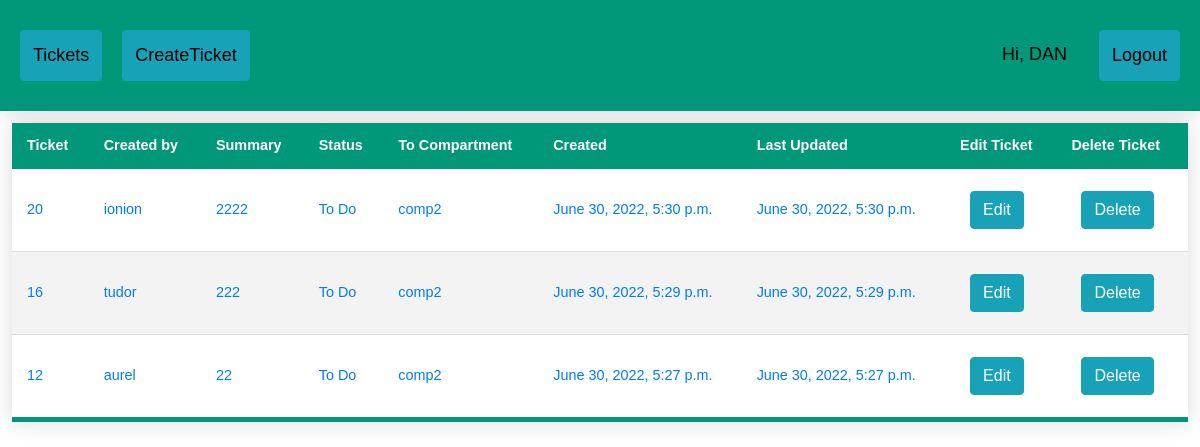
Page / (signed in) on the committed database.
### ticketApp/models.py (models this page shows)
class Ticket(models.Model):
	title = models.CharField(max_length=100)
	assignee = models.ForeignKey(User, null=True, blank=True, on_delete=models.CASCADE)
	status = models.CharField(max_length=25, choices=TicketStatus.choices, default=TicketStatus.TO_DO)
	compartment = models.CharField(max_length=25, choices=Compartiment.choices, default=Compartiment.comp1)
	description = models.TextField()
	created_at = models.DateTimeField('created at', auto_now_add=True)
	updated_at = models.DateTimeField('updated at', auto_now=True)
	active = models.BooleanField(default=1)

### ticketApp/views.py (the view)
# urls.py: path('', views.index, name='index'),
def index(request):
	tickets = Ticket.objects.order_by('-created_at')
	return render(request, 'index.html', {'tickets': tickets})

### ticketApp/templates/index.html (shortened to what this page needs)
{% extends 'base.html' %}
{% block content %}
<table class="styled-table" content="width=device-width, initial-scale=1, maximum-scale=1, minimum-scale=1">
    <thead>
    <tr>
        <th>Ticket</th>
        <th>Created by</th>
        <th>Summary</th>
        <th>Status</th>
        <th>To Compartment</th>
        <th>Created</th>
        <th>Last Updated</th>
        <th>Edit Ticket</th>
        <th>Delete Ticket</th>
    </tr>
    </thead>
    {% if user.is_authenticated %}
    <tbody>
    {% for ticket in tickets %}
    {% if user.usercreate.compartment == ticket.compartment or user.is_superuser %}
    {% if ticket.active == True %}
    <tr>
        <td><a href="/ticket/{{ticket.id}}">{{ticket.id}}</a></td>
        <td><a href="/ticket/{{ticket.id}}">{{ticket.assignee}}</a></td>
        <td><a href="/ticket/{{ticket.id}}">{{ticket.title}}</a></td>
        <td><a href="/ticket/{{ticket.id}}">{{ticket.status}}</a></td>
        <td><a href="/ticket/{{ticket.id}}">{{ticket.compartment}}</a></td>
        <td><a href="/ticket/{{ticket.id}}">{{ticket.created_at}}</a></td>
        <td><a href="/ticket/{{ticket.id}}">{{ticket.updated_at}}</a></td>
        <td><a href="{% url 'EditTicket' ticket.id %}" style="margin:10px;" class="btn btn-info">Edit</a></td>
        <td><a href="{% url 'InactiveTicket' ticket.id %}" style="margin:10px;" class="btn btn-info">Delete</a></td>
    </tr>
    {% endif %}
    {% endif %}
    {% endfor %}
    </tbody>
    {% endif %}
</table>
{% endblock %}

### ticketApp/templates/base.html (shortened to what this page needs)
<!DOCTYPE html>
<html>
<head>
  {% load static %}
  <link rel="stylesheet" href="https://stackpath.bootstrapcdn.com/bootstrap/4.4.1/css/bootstrap.min.css"
>
  <link rel="stylesheet" type="text/css" href="{% static 'css/style.css' %}">
</head>
<body>
  <div class="header">
    <a href="{% url 'index' %}" style="margin:10px;" class="btn btn-info">Tickets</a>
    {% if user.is_authenticated %}
    <a href="{% url 'CreateTicket' %}" style="margin:10px;" class="btn btn-info">CreateTicket</a>
    {% endif %}
    <div class="header-right">
      {% if user.is_authenticated %}
          <a style="margin:10px;" >Hi, {{ request.user.username|upper }}</a>
      <a class="btn btn-info" href="/logout_request" style="margin:10px;">Logout</a>
      {% else %}
      <a href="{% url 'login_request' %}" class="btn btn-info">Login</a>
      {% endif %}
    </div>
  </div>
   <div id="body">
   {% block content %}{% endblock %}
  </div>
</body>
</html>

### ticketApp/static/css/style.css (style rules this page uses)
.header { overflow: hidden; background-color: #009879; padding: 20px 10px; min-width: 200px; box-shadow: 0 0 20px rgba(0, 0, 0, 0.15); }
.header a { float: left; color: black; text-align: center; padding: 12px; text-decoration: none; font-size: 18px; font-family: sans-serif; line-height: 25px; border-radius: 4px; }
.header-right { float: right; }
.styled-table { border-collapse: collapse; margin: 25px 0; width:98%; margin-top: 1%; margin-left:1%; margin-right:1%; font-size: 0.9em; font-family: sans-serif; min-width: 200px; box-shadow: 0 0 20px rgba(0, 0, 0, 0.15); }
.styled-table thead tr { background-color: #009879; color: #ffffff; text-align: left; }
.styled-table th, .styled-table td { padding: 12px 15px; }
.styled-table tbody tr { border-bottom: 1px solid #dddddd; }
.styled-table tbody tr:nth-of-type(even) { background-color: #f3f3f3; }
.styled-table tbody tr:last-of-type { border-bottom: 5px solid #009879; }

### rows in the picture
Ticket: id "20", assignee "ionion", title "2222", status "To Do", compartment "comp2", created_at "June 30, 2022, 5:30 p.m.", updated_at "June 30, 2022, 5:30 p.m."
Ticket: id "16", assignee "tudor", title "222", status "To Do", compartment "comp2", created_at "June 30, 2022, 5:29 p.m.", updated_at "June 30, 2022, 5:29 p.m."
Ticket: id "12", assignee "aurel", title "22", status "To Do", compartment "comp2", created_at "June 30, 2022, 5:27 p.m.", updated_at "June 30, 2022, 5:27 p.m."

### other values in the picture
{{ request.user.username|upper }} "DAN"
